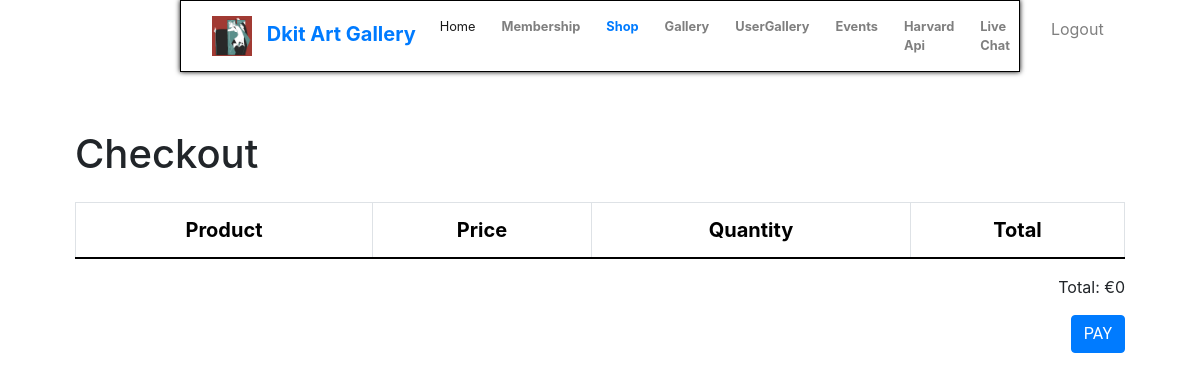
The app's page /view/checkout.php (signed in), older data.
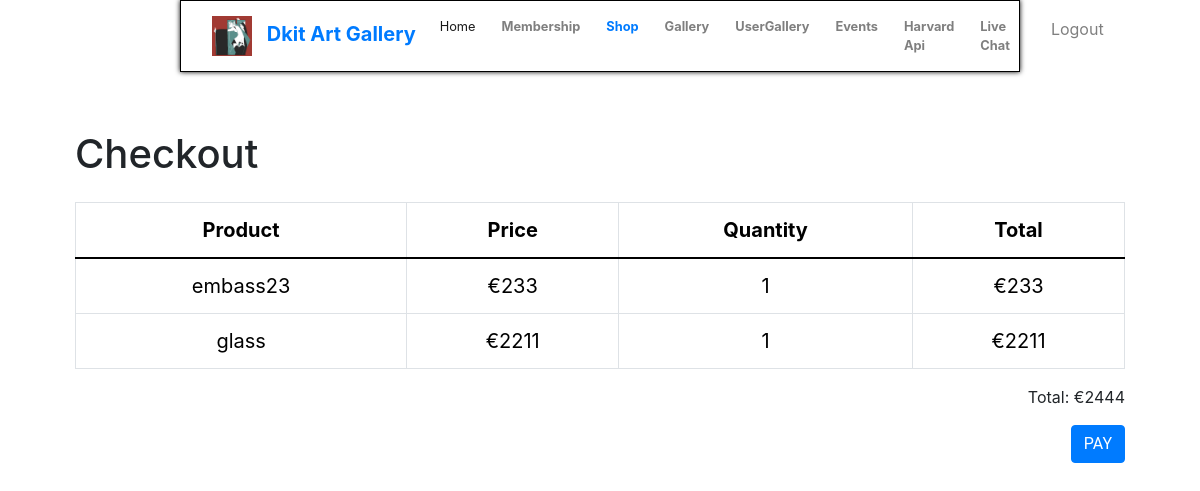
The same page, newer data.
### tables this page shows
CREATE TABLE `cart` (
  `id` int(11) NOT NULL,
  `user_id` int(11) NOT NULL,
  `product_id` int(11) NOT NULL,
  `quantity` int(11) NOT NULL,
  `price` double NOT NULL
);

CREATE TABLE `product` (
  `id` int(11) NOT NULL,
  `name` varchar(100) NOT NULL,
  `price` double NOT NULL,
  `quantity` int(11) NOT NULL,
  `url` varchar(500) DEFAULT NULL,
  `description` varchar(500) DEFAULT NULL
);

### model/orderModel.php (called while the page is built, shortened)
<?php
require_once 'databaseConnection.php';
function getCartItems($user_id) {
    global $db;
    $sql = "SELECT cart.*, product.name, product.price FROM cart
            INNER JOIN product ON cart.product_id = product.id
            WHERE cart.user_id = :user_id";
    try {
        $stmt = $db->prepare($sql);
        $stmt->bindParam(':user_id', $user_id);
        $stmt->execute();
        $cartItems = $stmt->fetchAll(PDO::FETCH_ASSOC);
        return $cartItems;
    } catch (PDOException $e) {
        echo "Error: " . $e->getMessage();
        return false;
    }
}

### model/getProducts.php (called while the page is built, shortened)
<?php
require_once 'databaseConnection.php';
function getProductById($productId)
{
    global $db;
    if ($db) {
        try {
            $query = "SELECT * FROM product WHERE id = :id";
            $stmt = $db->prepare($query);
            $stmt->bindParam(':id', $productId);
            $stmt->execute();
            $product = $stmt->fetch(PDO::FETCH_ASSOC);
            return $product;
        } catch (PDOException $e) {
            echo "Error: " . $e->getMessage();
            file_put_contents('error.log', $e->getMessage(), FILE_APPEND);
            return null;
        }
    } else {
        echo "Error: Unable to connect to the database.";
        return null;
    }
}

### view/checkout.php (the view, shortened to what this page needs)
<?php
require_once '../model/doCart.php';
require_once '../model/orderModel.php';
require_once '../model/getProducts.php';
include "nav2.php";
include 'header.php';
$userId = $_SESSION['userId'];
$items = getCartItems($userId);
?>
<!DOCTYPE html>
<html lang="en">
<head>
</head>
<body class="checkout-body">
<div class="container">
    <h1 class="mb-4">Checkout</h1>
    <div class="table-responsive">
        <table class="table table-bordered checkout-table">
            <thead>
            <tr>
                <th>Product</th>
                <th>Price</th>
                <th>Quantity</th>
                <th>Total</th>
            </tr>
            </thead>
            <tbody>
            <?php
           $totalPrice = 0;
            foreach ($items as $item):
                $details=  getProductById($item['product_id']);
                $singleP= $item['quantity'] * $details['price'];
                $totalPrice =  $totalPrice + $singleP;
                ?>
                <tr>
                    <td><?php echo  $details['name']; ?></td>
                    <td>€<?php echo $details['price']; ?></td>
                    <td><?php echo $item['quantity']; ?></td>
                    <td>€<?php echo $singleP; ?></td>
                </tr>
            <?php endforeach; ?>
            </tbody>
        </table>
    </div>
    <div class="text-end">
        <p>Total: €<?php
            echo $totalPrice;
            ?></p>
         <a href="../controller/index.php?action=stripe"   name="pay" class="btn btn-primary">Pay</a>
    </div>
</div>
</body>
</html>

Row changes from the older to the newer data that the page shows:
added cart: product.name "embass23", product.price "233", quantity "1", quantity.price "233"
added cart: product.name "glass", product.price "2211", quantity "1", quantity.price "2211"
Text that changed along with them:
$totalPrice: "0" → "2444"
